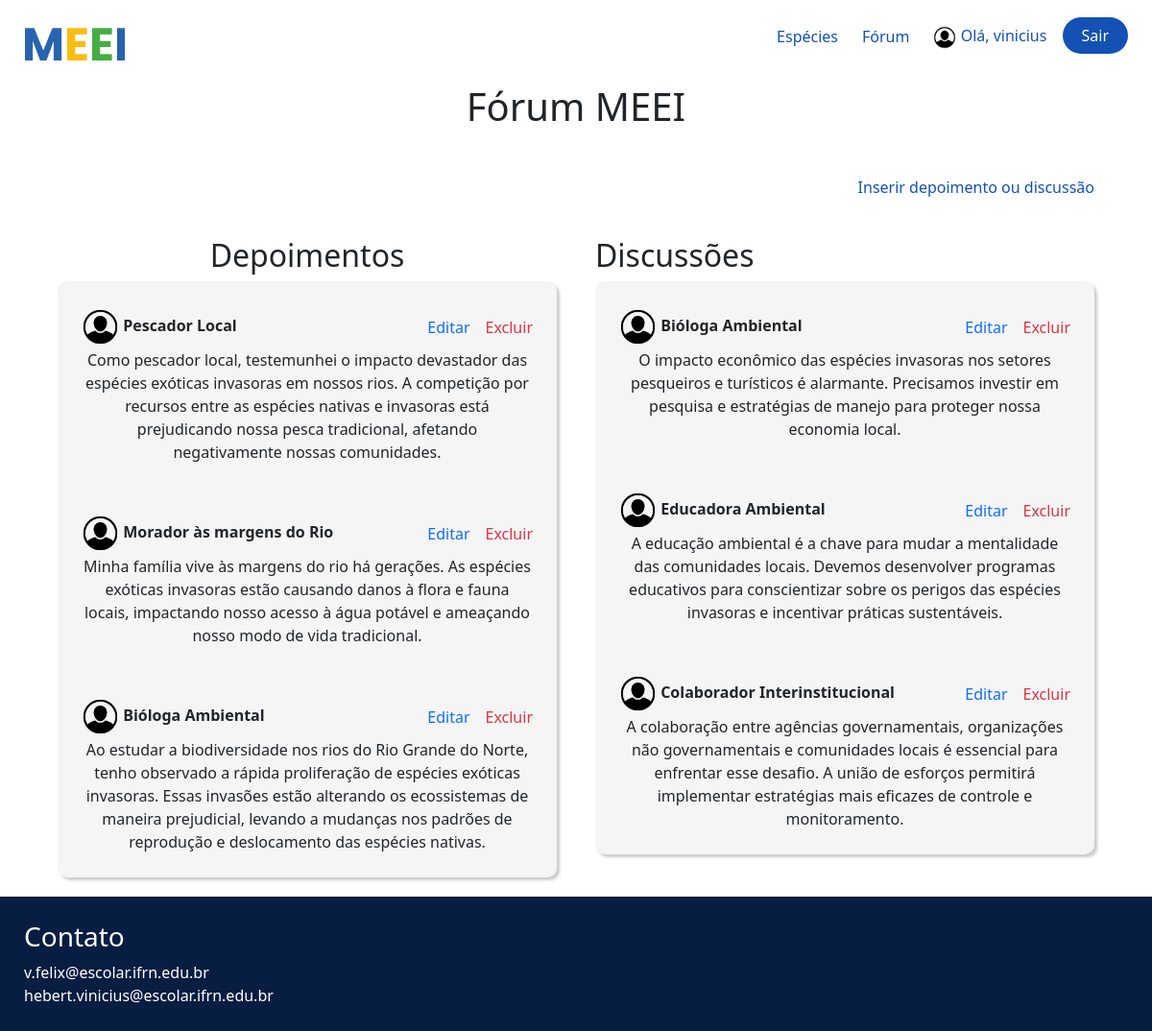
/noticias/forum/ (signed in), run on the app's committed database.
### noticias/models.py (models this page shows, shortened)
class Depoimentos(models.Model):
    DEPOIMENTOS_CHOICES = (
        ('depoimento', 'Depoimento'),
        ('discussao', 'Discussão')
    )
    email = models.EmailField(max_length=150)
    nome = models.CharField(max_length=150)
    depoimento_ou_discussao = models.CharField(
        max_length=11, choices=DEPOIMENTOS_CHOICES
    )
    relato = models.TextField()

### noticias/views.py (the view)
# urls.py: path('forum/', forum, name='forum'),
def forum(request):
    depoimentos = Depoimentos.objects.filter(depoimento_ou_discussao='depoimento')
    discussoes = Depoimentos.objects.filter(depoimento_ou_discussao='discussao')
    context = {'depoimentos': depoimentos, 'discussoes': discussoes}
    return render(request, 'noticias/forum.html', context)

### noticias/templates/noticias/forum.html (shortened to what this page needs)
{% extends "global/base.html" %}
{% load static %}
{% block content %}
<h1 class="title-forum">Fórum MEEI</h1>
    <div class="d-flex justify-content-end">
        <a href="{% url 'depoimentos' %}" class="lista-telas__especie text-decoration-none">Inserir depoimento ou discussão</a>
    </div>
    <section class="conteudo-depoimentos">
        <div class="depoimentos" style="width: 60%;">
        <h2>Depoimentos</h2>
        <div class="conteudo-depoimentos_depoimento">
            {% for i in depoimentos %}
                <div class="conteudo-depoimentos_depoimento_usuario">
                    <span class="usuario justify-content-between">
                    <div class="">
                        <img
                        src="{% static 'noticias/img/icones/icone-usuario.png' %}"
                        alt="Icone Usuario"
                        />
                        <p class="d-inline"><strong>{{ i.nome }}</strong></p>
                    </div>
                    {% if request.user.is_superuser %}
                        <div class="d-flex">
                            <a href="{% url 'depoimentos_edicao' i.id %}" class="text-primary text-decoration-none">Editar</a>
                            <a href="{% url 'depoimentos_exclusao' i.id %}" class="text-danger text-decoration-none" style="padding-left: 1rem;">Excluir</a>
                        </div>
                    {% endif %}
                    </span>
                    <span>
                    {{ i.relato }}</span
                    >
                </div>
            {% endfor %}
        </div>
    </div>
    <div class="discussoes" style="width: 60%">
        <div class="d-flex justify-content-between">
            <h2>Discussões</h2>
        </div>
        <div class="conteudo-depoimentos_depoimento" style="width: 100%">
            {% for i in discussoes %}
                <div class="conteudo-depoimentos_depoimento_usuario justify-content-between">
                    <span class="usuario justify-content-between">
                    <div class="">
                        <img
                        src="{% static 'noticias/img/icones/icone-usuario.png' %}"
                        alt="Icone Usuario"
                        />
                        <p class="d-inline"><strong>{{ i.nome }}</strong></p>
                    </div>
                    {% if request.user.is_superuser %}
                        <div class="d-flex">
                            <a href="{% url 'depoimentos_edicao' i.id %}" class="text-primary text-decoration-none">Editar</a>
                            <a href="{% url 'depoimentos_exclusao' i.id %}" class="text-danger text-decoration-none" style="padding-left: 1rem;">Excluir</a>
                        </div>
                    {% endif %}
                    </span>
                    <span>
                    {{ i.relato }}
                   </span
                    >
                </div>
            {% endfor %}
        </div>
    </div>
</section>
{% endblock content %}

### templates/global/base.html (shortened to what this page needs)
{% load static %}
<!DOCTYPE html>
<html lang="pt-BR">
<head>
    <link rel="stylesheet" href="{% static 'noticias/css/style.css' %}">
    <link href="https://cdn.jsdelivr.net/npm/bootstrap@5.3.2/dist/css/bootstrap.min.css" rel="stylesheet">
</head>
<body>
    <header>
        <nav>
          <a href="{% url 'index' %}">
            <img src="{% static 'noticias/img/MEEI.png' %}" alt="MEEI" class="logo" />
          </a>
          <ul class="lista-telas">
            <li>
              <a class="lista-telas__especie text-decoration-none" href="{% url 'listagem_especies' %}"
                >Espécies</a
              >
            </li>
            <li>
              <a href="{% url 'forum' %}" class="lista-telas__especie text-decoration-none">Fórum</a>
            </li>
            <li>
              {% if request.user.is_authenticated %}
              <span class="lista-telas__especie text-decoration-none" style="padding-right: 12px" >
                <img
                  src="{% static 'noticias/img/icones/icone-usuario.png' %}"
                  alt="Icone Usuario"
                  style="width: 1.5rem;"
                />
                Olá, {{ request.user.username }}
              </span>
              <a class="lista-telas__entrar text-decoration-none" href="{% url 'logout' %}">Sair</a>
              {% else %}
                <a class="lista-telas__entrar text-decoration-none" href="{% url 'login' %}">Entrar</a>
              {% endif %}
            </li>
          </ul>
        </nav>
      </header>
      <main>
        {% block content %}
        {% endblock content %}
      </main>
      <footer>
        <h3>Contato</h3>
        <a href="mailto:v.felix@escolar.ifrn.edu.br"
            class="text-decoration-none"
          >v.felix@escolar.ifrn.edu.br</a
        >
        <a href="mailto:hebert.vinicius@escolar.ifrn.edu.br"
            class="text-decoration-none"
          >hebert.vinicius@escolar.ifrn.edu.br</a
        >
      </footer>
</body>
</html>

### noticias/static/noticias/css/style.css (style rules this page uses)
:root { --blue: #1351b4; --medium-blue: #0c326f; --dark-blue: #071d41; --grey: #ccc; }
* { margin: 0; padding: 0; box-sizing: border-box; }
body { font-family: "Poppins", sans-serif; min-height: 100vh; }
a { text-decoration: none; }
header { padding: 25px 25px 0; }
nav { display: flex; justify-content: space-between; align-items: center; }
.lista-telas__especie { color: var(--blue); }
.lista-telas__entrar { color: white; background-color: var(--blue); padding: 8px 20px; border-radius: 25px; }
.lista-telas { display: flex; align-items: center; justify-content: center; list-style: none; gap: 25px; }
main { min-height: calc(100vh - 100px); }
main > :not(.dados-estatisticos) { padding: 20px 60px; }
a { text-decoration: none; color: inherit; }
footer { background-color: var(--dark-blue); display: flex; flex-direction: column; padding: 25px; }
footer h3, footer a { color: white; }
.title-forum { position: relative; text-align: center; }
.usuario { display: flex; align-items: center; gap: 8px; }
.usuario img { width: 39px; height: 39px; }
.conteudo-depoimentos_depoimento_usuario span { margin: 3px 0 3px 0 ; }
.conteudo-depoimentos { display: flex; justify-content: space-between; gap: 40px; }
.conteudo-depoimentos_depoimento { background-color: whitesmoke; border-radius: 10px; box-shadow: 3px 3px 3px var(--grey); padding: 25px; display: flex; flex-direction: column; gap: 50px; width: auto; height: auto; }
.depoimentos, .discussoes { text-align: center; }

### data on the page
Depoimentos: nome "Pescador Local", relato "Como pescador local, testemunhei o impacto devastador das espécies exóticas invasoras em nossos rios. A competição por recursos entre as espécies nativas e invasoras está prejudicando nossa pesca tradicional, afetando negativamente nossas comunidades."
Depoimentos: nome "Morador às margens do Rio", relato "Minha família vive às margens do rio há gerações. As espécies exóticas invasoras estão causando danos à flora e fauna locais, impactando nosso acesso à água potável e ameaçando nosso modo de vida tradicional."
Depoimentos: nome "Bióloga Ambiental", relato "Ao estudar a biodiversidade nos rios do Rio Grande do Norte, tenho observado a rápida proliferação de espécies exóticas invasoras. Essas invasões estão alterando os ecossistemas de maneira prejudicial, levando a mudanças nos padrões de reprodução e deslocamento das espécies nativas."
Depoimentos: nome "Bióloga Ambiental", relato "O impacto econômico das espécies invasoras nos setores pesqueiros e turísticos é alarmante. Precisamos investir em pesquisa e estratégias de manejo para proteger nossa economia local."
Depoimentos: nome "Educadora Ambiental", relato "A educação ambiental é a chave para mudar a mentalidade das comunidades locais. Devemos desenvolver programas educativos para conscientizar sobre os perigos das espécies invasoras e incentivar práticas sustentáveis."
Depoimentos: nome "Colaborador Interinstitucional", relato "A colaboração entre agências governamentais, organizações não governamentais e comunidades locais é essencial para enfrentar esse desafio. A união de esforços permitirá implementar estratégias mais eficazes de controle e monitoramento."

### other printed values
{{ request.user.username }} "vinicius"
